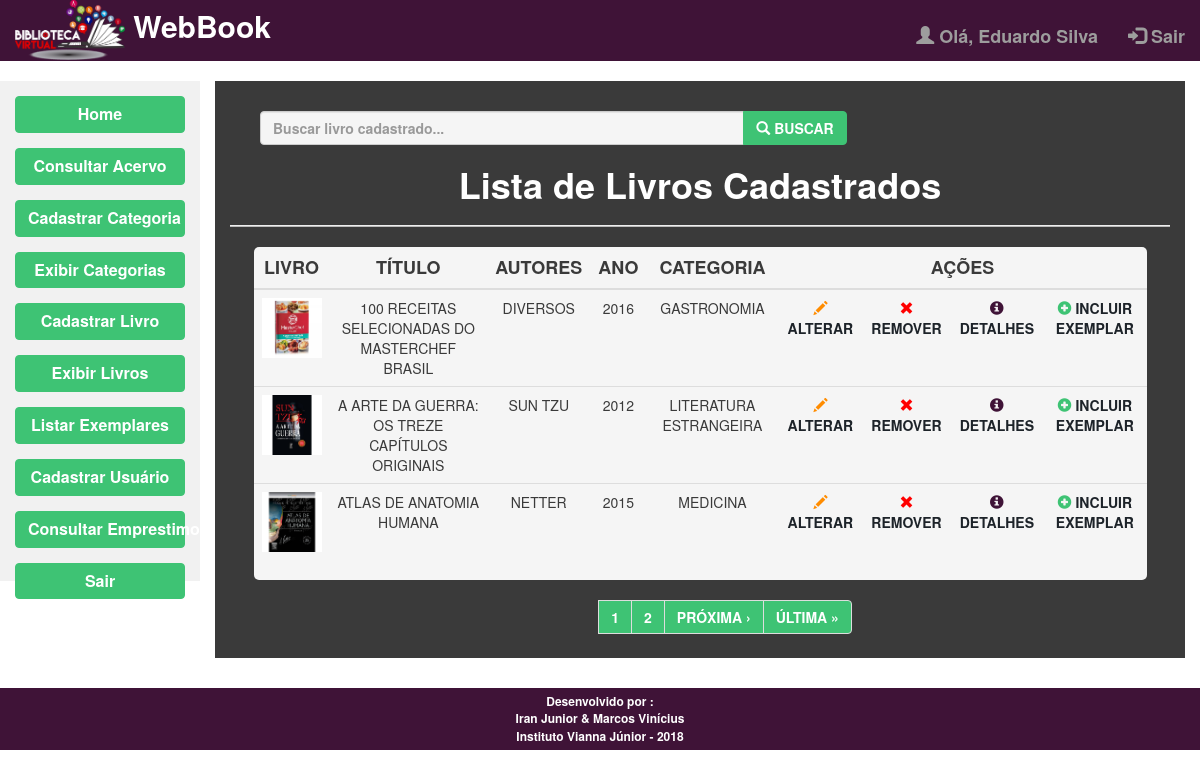
/view/exibirLivro.view.php (signed in), run on the app's committed database.
### tables this page shows
CREATE TABLE `livro` (
  `idLivro` int(11) NOT NULL AUTO_INCREMENT,
  `titulo` varchar(90) DEFAULT NULL,
  `ISBN` varchar(45) DEFAULT NULL,
  `autores` varchar(90) DEFAULT NULL,
  `edicao` varchar(45) DEFAULT NULL,
  `editora` varchar(90) DEFAULT NULL,
  `ano` varchar(45) DEFAULT NULL,
  `idCategoria` int(11) NOT NULL,
  `capa` varchar(45) DEFAULT NULL,
  PRIMARY KEY (`idLivro`),
  KEY `fk_livro_categoria_idx` (`idCategoria`),
  CONSTRAINT `fk_livro_categoria` FOREIGN KEY (`idCategoria`) REFERENCES `categoria` (`idCategoria`) ON DELETE NO ACTION ON UPDATE NO ACTION
);

CREATE TABLE `categoria` (
  `idCategoria` int(11) NOT NULL AUTO_INCREMENT,
  `nome` varchar(45) DEFAULT NULL,
  `descricao` varchar(80) DEFAULT NULL,
  `assunto` varchar(45) DEFAULT NULL,
  PRIMARY KEY (`idCategoria`)
);

### view/exibirLivro.view.php (the view, shortened to what this page needs)
<?php
require_once ("../view/templateIndex.php");
global $pdo;
$endereco = $_SERVER ['PHP_SELF'];
$pagina_atual = (isset($_GET['page']) && is_numeric($_GET['page'])) ? $_GET['page'] : 1;
$linha_inicial = ($pagina_atual - 1) * QTDE_REGISTROS;
if(!empty($_GET['busca'])) {
    $sql = "SELECT * FROM livro, categoria where livro.idCategoria = categoria.idCategoria AND titulo like :busca LIMIT {$linha_inicial}, " . QTDE_REGISTROS;
    $statement = $pdo->prepare($sql);
    $statement->bindValue(':busca', '%' . $busca . '%');
}else{
    $sql = "SELECT * FROM livro, categoria where livro.idCategoria = categoria.idCategoria ORDER BY titulo LIMIT {$linha_inicial}, " . QTDE_REGISTROS;
    $statement = $pdo->prepare($sql);
}
$statement->execute();
$dados = $statement->fetchAll(PDO::FETCH_OBJ);
if(!empty($_GET['busca'])) {
    $sqlContador = "SELECT COUNT(*) AS total_registros FROM livro, categoria where livro.idCategoria = categoria.idCategoria AND titulo like :busca";
    $statement = $pdo->prepare($sqlContador);
    $statement->bindValue(':busca', '%' . $busca . '%');
}else{
    $sqlContador = "SELECT COUNT(*) AS total_registros FROM livro, categoria where livro.idCategoria = categoria.idCategoria";
    $statement = $pdo->prepare($sqlContador);
}
$statement->execute();
$valor = $statement->fetch(PDO::FETCH_OBJ);
$ultima_pagina = ceil($valor->total_registros / QTDE_REGISTROS);
$proxima_pagina = ($pagina_atual < $ultima_pagina) ? $pagina_atual + 1 : $pagina_atual;
$range_inicial = (($pagina_atual - RANGE_PAGINAS) >= 1) ? $pagina_atual - RANGE_PAGINAS : 1;
$range_final = (($pagina_atual + RANGE_PAGINAS) <= $ultima_pagina) ? $pagina_atual + RANGE_PAGINAS : $ultima_pagina;
$exibir_botao_final = ($range_final > $pagina_atual) ? 'mostrar' : 'esconder';
?>
<!DOCTYPE html>
<html lang="pt-br">
<head>
    <link rel="stylesheet" href="../css/estilo.css">
    <link rel="stylesheet" href="https://maxcdn.bootstrapcdn.com/bootstrap/3.3.7/css/bootstrap.min.css">
</head>
<body>
<div id="conteudoPrincipalFixo" class="container-fluid text-center">
    <div class="row content">
        <?php
        if($_SESSION['tipoUsuario'] == "5"){
            menuLateralAdmin();
        }
        ?>
        <div id="conteudoPrincipal" class="col-md-10 text-left">
            <div id="DivRegistroTabela" class="container col-md-12">
                <div class="row">
                    <form method="get">
                        <div class="container col-md-8">
                            <div class="form-row">
                                <div id="buscarRegistro" class='input-group'>
                                    <input id='busca' name="busca" type='text' class='form-control' placeholder='Buscar livro cadastrado...'>
                                    <div class='input-group-btn'>
                                        <button id='BotaoPesquisar' class='btn btn-warning' type='submit'>
                                            <i class='glyphicon glyphicon-search'></i>  BUSCAR
                                        </button>
                                    </div>
                                </div>
                            </div>
                        </div>
                    </form>
                    <br/>
                </div>
                <div class="row">
                    <div class="col-md-12">
                        <h1>Lista de Livros Cadastrados</h1>
                        <hr id="hrRegistros">
                        <div id="tabelaExibir" class="row">
                            <table class="table table-hover">
                                <thead id="theadRegistro">
                                <tr>
                                    <th>Livro</th>
                                    <th>Título</th>
                                    <th>Autores</th>
                                    <th>Ano</th>
                                    <th>Categoria</th>
                                    <th colspan="4">Ações</th>
                                </tr>
                                </thead>
                                <tbody id="tbodyRegistro">
                                <?php if (!empty($dados)) {
                                foreach ($dados as $livro) {
                                    if($livro->capa == null || $livro->capa == ""){
                                        echo "
                                        <tr>
                                        <td><img src='../imagens/livros/capaLivroPadrao.gif' width='60px'></td>";
                                    }
                                    else{
                                        echo "
                                        <tr>
                                        <td><img src='../imagens/livros/".$livro->idLivro."/".$livro->capa. "' width='60px'></td>";
                                    }
                        echo "
                        <td>$livro->titulo</td>
                        <td>$livro->autores</td>
                        <td>$livro->ano</td>
                        <td>$livro->nome</td>
                        <td><a href='../view/cadastroLivro.view.php?id=".$livro->idLivro."'><i class='glyphicon glyphicon-pencil'></i>  Alterar</a></td>
                        <td><a  data-toggle='modal' data-target='#myModal".$livro->idLivro."' id='tdRemover' href='#?id=".$livro->idLivro."'><i class='glyphicon glyphicon-remove'></i>  Remover</a></td>
                        <td><a data-toggle='modal' data-target='#myModalDetalhes".$livro->idLivro."' id='tdDetalhes' href='#?id=".$livro->idLivro."'><i class='	glyphicon glyphicon-info-sign' ></i>  Detalhes</a></td>
                        <td><a href='../view/cadastroExemplar.view.php?livro=".$livro->idLivro."' id='tdIncluirExemplar'><i class='glyphicon glyphicon-plus-sign'></i>  Incluir Exemplar</a></td>
                    </tr>
                    <div id='myModal".$livro->idLivro."' class='modal fade' role='dialog'>
                                    <a id='aBotaoRemover' class='btn btn-warning' href='../controller/Livro.action.php?act=del&id=".$livro->idLivro."'>Remover</a>
                    </div>
                    <div id='myModalDetalhes".$livro->idLivro."' class='modal fade' role='dialog'>
                        <div class='modal-dialog'>
                            <div class='modal-content'>
                                <div id='bodyModal' class='modal-body'>
                                    <div class='col-md-4'>";
                                    echo"
                                    </div>
                                    <p>Título: ".$livro->titulo."</p>
                                    <p>Autores: ".$livro->autores."</p>
                                    <p>Ano: ".$livro->ano.", Edição: ".$livro->edicao."</p>
                                    <p>Editora: ".$livro->editora."</p>
                                    <p>ISBN: ".$livro->ISBN."</p>
                                    <p>Categoria: ".$livro->nome."</p>
                                </div>
                                <div id='rodapeModal' class='modal-footer'>
                                    <button id='aBotaoCancelar' type='button' class='btn btn-default' data-dismiss='modal'>Fechar</button>
                                </div>
                            </div>
                        </div>
                    </div>
                    ";
                                }
                                ?>
                                </tbody>
                            </table>
                        </div>
                    </div>
                    <nav id='Paginacao' aria-label='Navegacao' class="col-md-10">
                        <ul id='UlPaginacao' class='pagination pagination-md'>
                            <?php
                            for ($i = $range_inicial; $i <= $range_final; $i++):
                                $destaque = ($i == $pagina_atual) ? 'destaque' : '';
                                echo "
                <li class='page-item'>";
                                if(!empty($_GET['busca'])) {
                                    echo "<a class='page-link $destaque' href='$endereco?page=$i&busca=$busca'>  $i  </a>";
                                }else{
                                    echo "<a class='page-link $destaque' href='$endereco?page=$i'>  $i  </a>";
                                }
                                echo"</li>";
                            endfor;
                            ?>
                            <li class='page-item'>
                                <?php
                                if(!empty($_GET['busca'])) {
                                    echo"<a class='page-link $exibir_botao_final' href='$endereco?page=$proxima_pagina&busca' title='Próxima Página'> Próxima ›</a>";
                                }else{
                                    echo"<a class='page-link $exibir_botao_final' href='$endereco?page=$proxima_pagina' title='Próxima Página'> Próxima ›</a>";
                                }
                                ?>
                            </li>
                            <li class='page-item'>
                                <?php
                                if(!empty($_GET['busca'])) {
                                    echo"<a class='page-link $exibir_botao_final' href='$endereco?page=$ultima_pagina&busca'  title='Última Página'> Última &raquo;</a>";
                                }else{
                                    echo"<a class='page-link $exibir_botao_final' href='$endereco?page=$ultima_pagina'  title='Última Página'> Última &raquo;</a>";
                                }
                                ?>
                            </li>
                        </ul>
                    </nav>
                    <?php
                    }
                    else {
                        echo "<h2 class='bg-warning'>Nenhum registro foi encontrado!</h2>
    ";
                    }
                    ?>
                </div>
            </div>
        </div>
    </div>
</div>
<br>
</body>
</html>

### css/estilo.css (style rules this page uses)
#conteudoPrincipalFixo { height: auto; }
#conteudoPrincipalFixo .row { height: 100%; }
#conteudoPrincipal { height: 100%; }
#buscarRegistro { margin-top: 30px; margin-left: 30px; }
#buscarRegistro button { font-weight: bold; background-color: #3EC374; border-color: #3EC374; }
#buscarRegistro input { font-weight: bold; background-color: whitesmoke; }
#hrRegistros { background-color: #bbb; height: 1px; }
#DivRegistroTabela { background-color: #3A3A3A; text-align: center; text-transform: uppercase; color: white; }
#theadRegistro { text-transform: uppercase; font-weight: bold; font-size: large; }
#tabelaExibir { margin: 0 auto; background-color: whitesmoke; width: 95%; border-radius: 5px; color: #3A3A3A; }
#DivRegistroTabela h1 { font-weight: bold; text-transform: none; }
#theadRegistro tr th { text-align: center; }
#tbodyRegistro tr td a { font-weight: bold; text-decoration: none; color: #1D2329; }
#tbodyRegistro .glyphicon-remove { color: red; }
#tbodyRegistro .glyphicon-pencil { color: #FF8C00; }
#tbodyRegistro .glyphicon-info-sign { color: #3F1337; }
#tbodyRegistro .glyphicon-plus-sign { color: #3EC374; }
#UlPaginacao li a { background-color: #3EC374; color: white; font-weight: bold; }
#Paginacao { text-align: center; }
.mostrar { visibility: visible; }

### data on the page
livro: capa (picture), titulo "100 RECEITAS SELECIONADAS DO MASTERCHEF BRASIL", autores "DIVERSOS", ano "2016", idCategoria.nome "GASTRONOMIA"
livro: capa (picture), titulo "A ARTE DA GUERRA: OS TREZE CAPÍTULOS ORIGINAIS", autores "SUN TZU", ano "2012", idCategoria.nome "LITERATURA ESTRANGEIRA"
livro: capa (picture), titulo "ATLAS DE ANATOMIA HUMANA", autores "NETTER", ano "2015", idCategoria.nome "MEDICINA"

### other printed values
$_SESSION['nomeUsuario'] "Eduardo Silva"
